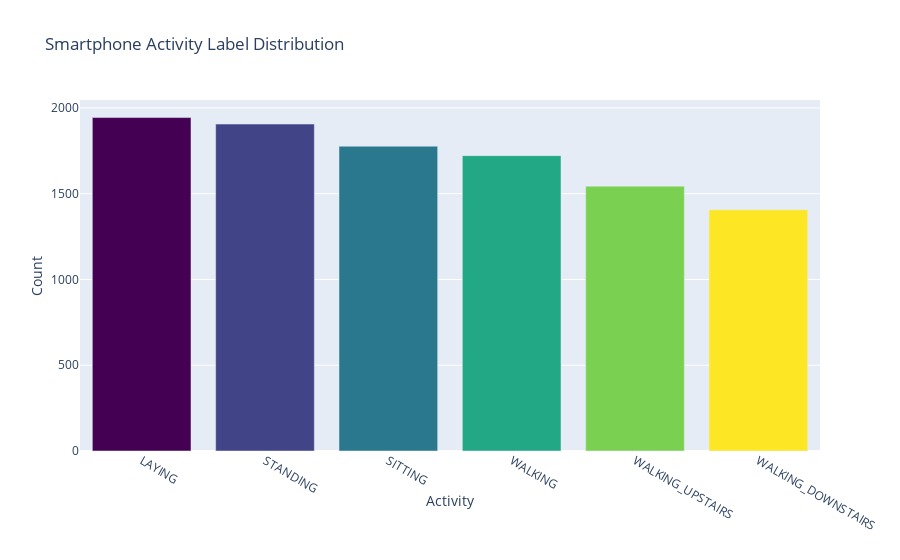

The notebook cell this image was saved under:
### Code cell
label_counts = label.value_counts()

n = label_counts.shape[0]
colormap = get_cmap('viridis')
colors = [rgb2hex(colormap(col)) for col in np.arange(0,1.01,1/(n-1))]

data = go.Bar(x = label_counts.index,
             y = label_counts,
             marker = dict(color = colors))

layout = go.Layout(title = 'Smartphone Activity Label Distribution',
                  xaxis = dict(title = 'Activity'),
                  yaxis = dict(title = 'Count'))

fig = go.Figure(data = [data], layout=layout)
iplot(fig)

### Figure 1 — Plotly figure (JSON) as saved in the notebook; plotly's stock layout.template omitted (floating-point values rounded to 4 significant figures)
{"data": [{"marker": {"color": ["#440154", "#414487", "#2a788e", "#22a884", "#7ad151", "#fde725"]}, "type": "bar", "x": ["LAYING", "STANDING", "SITTING", "WALKING", "WALKING_UPSTAIRS", "WALKING_DOWNSTAIRS"], "y": [1944, 1906, 1777, 1722, 1544, 1406]}], "layout": {"title": {"text": "Smartphone Activity Label Distribution"}, "xaxis": {"title": {"text": "Activity"}}, "yaxis": {"title": {"text": "Count"}}}}
